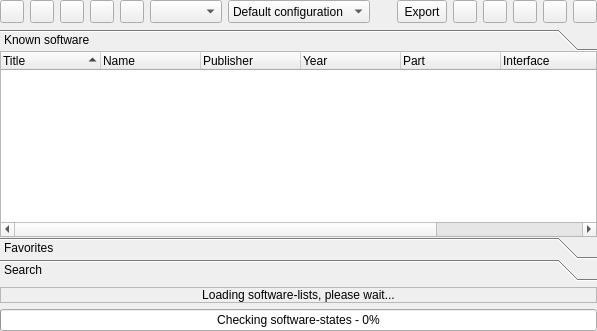
<?xml version="1.0" encoding="UTF-8"?>
<ui version="4.0">
 <author>R. Reucher</author>
 <class>SoftwareList</class>
 <widget class="QWidget" name="SoftwareList">
  <property name="geometry">
   <rect>
    <x>0</x>
    <y>0</y>
    <width>597</width>
    <height>331</height>
   </rect>
  </property>
  <property name="mouseTracking">
   <bool>true</bool>
  </property>
  <property name="windowTitle">
   <string>Software list</string>
  </property>
  <layout class="QVBoxLayout" name="verticalLayout">
   <property name="margin">
    <number>0</number>
   </property>
   <item>
    <layout class="QHBoxLayout" name="horizontalLayout">
     <item>
      <widget class="QToolButton" name="toolButtonReload">
       <property name="sizePolicy">
        <sizepolicy hsizetype="Fixed" vsizetype="Minimum">
         <horstretch>0</horstretch>
         <verstretch>0</verstretch>
        </sizepolicy>
       </property>
       <property name="toolTip">
        <string>Reload all information</string>
       </property>
       <property name="statusTip">
        <string>Reload all information</string>
       </property>
       <property name="icon">
        <iconset resource="qmc2.qrc">
         <normaloff>:/data/img/reload.png</normaloff>:/data/img/reload.png</iconset>
       </property>
      </widget>
     </item>
     <item>
      <widget class="QToolButton" name="toolButtonCompatFilterToggle">
       <property name="sizePolicy">
        <sizepolicy hsizetype="Fixed" vsizetype="Minimum">
         <horstretch>0</horstretch>
         <verstretch>0</verstretch>
        </sizepolicy>
       </property>
       <property name="toolTip">
        <string>Toggle filtering of compatible software titles</string>
       </property>
       <property name="statusTip">
        <string>Toggle filtering of compatible software titles</string>
       </property>
       <property name="icon">
        <iconset resource="qmc2.qrc">
         <normaloff>:/data/img/filter.png</normaloff>:/data/img/filter.png</iconset>
       </property>
       <property name="checkable">
        <bool>true</bool>
       </property>
      </widget>
     </item>
     <item>
      <widget class="QToolButton" name="toolButtonToggleSoftwareInfo">
       <property name="sizePolicy">
        <sizepolicy hsizetype="Fixed" vsizetype="Minimum">
         <horstretch>0</horstretch>
         <verstretch>0</verstretch>
        </sizepolicy>
       </property>
       <property name="toolTip">
        <string>Toggle detailed software information</string>
       </property>
       <property name="statusTip">
        <string>Toggle detailed software information</string>
       </property>
       <property name="icon">
        <iconset resource="qmc2.qrc">
         <normaloff>:/data/img/detail.png</normaloff>:/data/img/detail.png</iconset>
       </property>
       <property name="checkable">
        <bool>true</bool>
       </property>
      </widget>
     </item>
     <item>
      <widget class="QToolButton" name="toolButtonToggleSnapnameAdjustment">
       <property name="sizePolicy">
        <sizepolicy hsizetype="Fixed" vsizetype="Minimum">
         <horstretch>0</horstretch>
         <verstretch>0</verstretch>
        </sizepolicy>
       </property>
       <property name="toolTip">
        <string>Toggle automatic adjustment of the snapname parameter (hold down for menu)</string>
       </property>
       <property name="statusTip">
        <string>Toggle automatic adjustment of the snapname parameter (hold down for menu)</string>
       </property>
       <property name="icon">
        <iconset resource="qmc2.qrc">
         <normaloff>:/data/img/camera.png</normaloff>:/data/img/camera.png</iconset>
       </property>
       <property name="checkable">
        <bool>true</bool>
       </property>
      </widget>
     </item>
     <item>
      <widget class="QToolButton" name="toolButtonSoftwareStates">
       <property name="sizePolicy">
        <sizepolicy hsizetype="Fixed" vsizetype="Minimum">
         <horstretch>0</horstretch>
         <verstretch>0</verstretch>
        </sizepolicy>
       </property>
       <property name="toolTip">
        <string>Toggle checking / displaying software-states (hold down for menu)</string>
       </property>
       <property name="icon">
        <iconset resource="qmc2.qrc">
         <normaloff>:/data/img/rom.png</normaloff>:/data/img/rom.png</iconset>
       </property>
       <property name="checkable">
        <bool>true</bool>
       </property>
       <property name="popupMode">
        <enum>QToolButton::DelayedPopup</enum>
       </property>
      </widget>
     </item>
     <item>
      <widget class="QComboBox" name="comboBoxSnapnameDevice">
       <property name="sizePolicy">
        <sizepolicy hsizetype="Preferred" vsizetype="Minimum">
         <horstretch>0</horstretch>
         <verstretch>0</verstretch>
        </sizepolicy>
       </property>
       <property name="toolTip">
        <string>Select the software for which the snapname should be adjusted</string>
       </property>
       <property name="statusTip">
        <string>Select the software for which the snapname should be adjusted</string>
       </property>
      </widget>
     </item>
     <item>
      <widget class="QComboBox" name="comboBoxDeviceConfiguration">
       <property name="sizePolicy">
        <sizepolicy hsizetype="MinimumExpanding" vsizetype="Minimum">
         <horstretch>0</horstretch>
         <verstretch>0</verstretch>
        </sizepolicy>
       </property>
       <property name="toolTip">
        <string>Select a pre-defined device configuration to be added to the software setup</string>
       </property>
       <property name="statusTip">
        <string>Select a pre-defined device configuration to be added to the software setup</string>
       </property>
       <item>
        <property name="text">
         <string>Default configuration</string>
        </property>
       </item>
      </widget>
     </item>
     <item>
      <spacer name="horizontalSpacer">
       <property name="orientation">
        <enum>Qt::Horizontal</enum>
       </property>
       <property name="sizeHint" stdset="0">
        <size>
         <width>13</width>
         <height>13</height>
        </size>
       </property>
      </spacer>
     </item>
     <item>
      <widget class="QToolButton" name="toolButtonExport">
       <property name="sizePolicy">
        <sizepolicy hsizetype="Fixed" vsizetype="Minimum">
         <horstretch>0</horstretch>
         <verstretch>0</verstretch>
        </sizepolicy>
       </property>
       <property name="toolTip">
        <string>Export the current software-list to an ASCII or CSV formatted file (or the clipboard)</string>
       </property>
       <property name="text">
        <string>Export</string>
       </property>
       <property name="icon">
        <iconset resource="qmc2.qrc">
         <normaloff>:/data/img/filesaveas.png</normaloff>:/data/img/filesaveas.png</iconset>
       </property>
       <property name="toolButtonStyle">
        <enum>Qt::ToolButtonTextBesideIcon</enum>
       </property>
      </widget>
     </item>
     <item>
      <widget class="QToolButton" name="toolButtonFavoritesOptions">
       <property name="sizePolicy">
        <sizepolicy hsizetype="Fixed" vsizetype="Minimum">
         <horstretch>0</horstretch>
         <verstretch>0</verstretch>
        </sizepolicy>
       </property>
       <property name="toolTip">
        <string>Open options menu for the favorites list</string>
       </property>
       <property name="icon">
        <iconset resource="qmc2.qrc">
         <normaloff>:/data/img/favorites_multiple.png</normaloff>:/data/img/favorites_multiple.png</iconset>
       </property>
       <property name="popupMode">
        <enum>QToolButton::InstantPopup</enum>
       </property>
      </widget>
     </item>
     <item>
      <widget class="QToolButton" name="toolButtonAddToFavorites">
       <property name="sizePolicy">
        <sizepolicy hsizetype="Fixed" vsizetype="Minimum">
         <horstretch>0</horstretch>
         <verstretch>0</verstretch>
        </sizepolicy>
       </property>
       <property name="toolTip">
        <string>Add the currently selected software and device setup to the favorites list (or overwrite existing favorite)</string>
       </property>
       <property name="statusTip">
        <string>Add the currently selected software and device setup to the favorites list (or overwrite existing favorite)</string>
       </property>
       <property name="icon">
        <iconset resource="qmc2.qrc">
         <normaloff>:/data/img/add_to_favorites.png</normaloff>:/data/img/add_to_favorites.png</iconset>
       </property>
      </widget>
     </item>
     <item>
      <widget class="QToolButton" name="toolButtonRemoveFromFavorites">
       <property name="sizePolicy">
        <sizepolicy hsizetype="Fixed" vsizetype="Minimum">
         <horstretch>0</horstretch>
         <verstretch>0</verstretch>
        </sizepolicy>
       </property>
       <property name="toolTip">
        <string>Remove the currently selected favorite software configuration</string>
       </property>
       <property name="statusTip">
        <string>Remove the currently selected favorite software configuration</string>
       </property>
       <property name="icon">
        <iconset resource="qmc2.qrc">
         <normaloff>:/data/img/remove_from_favorites.png</normaloff>:/data/img/remove_from_favorites.png</iconset>
       </property>
      </widget>
     </item>
     <item>
      <widget class="QToolButton" name="toolButtonPlay">
       <property name="sizePolicy">
        <sizepolicy hsizetype="Fixed" vsizetype="Minimum">
         <horstretch>0</horstretch>
         <verstretch>0</verstretch>
        </sizepolicy>
       </property>
       <property name="toolTip">
        <string>Play the selected software configuration</string>
       </property>
       <property name="statusTip">
        <string>Play the selected software configuration</string>
       </property>
       <property name="icon">
        <iconset resource="qmc2.qrc">
         <normaloff>:/data/img/launch.png</normaloff>:/data/img/launch.png</iconset>
       </property>
      </widget>
     </item>
     <item>
      <widget class="QToolButton" name="toolButtonPlayEmbedded">
       <property name="sizePolicy">
        <sizepolicy hsizetype="Fixed" vsizetype="Minimum">
         <horstretch>0</horstretch>
         <verstretch>0</verstretch>
        </sizepolicy>
       </property>
       <property name="toolTip">
        <string>Play the selected software configuration (embedded)</string>
       </property>
       <property name="statusTip">
        <string>Play the selected software configuration (embedded)</string>
       </property>
       <property name="icon">
        <iconset resource="qmc2.qrc">
         <normaloff>:/data/img/embed.png</normaloff>:/data/img/embed.png</iconset>
       </property>
      </widget>
     </item>
    </layout>
   </item>
   <item>
    <widget class="QToolBox" name="toolBoxSoftwareList">
     <property name="currentIndex">
      <number>0</number>
     </property>
     <property name="tabSpacing">
      <number>0</number>
     </property>
     <widget class="QWidget" name="pageKnownSoftware">
      <property name="geometry">
       <rect>
        <x>0</x>
        <y>0</y>
        <width>587</width>
        <height>170</height>
       </rect>
      </property>
      <attribute name="icon">
       <iconset resource="qmc2.qrc">
        <normaloff>:/data/img/flat.png</normaloff>:/data/img/flat.png</iconset>
      </attribute>
      <attribute name="label">
       <string>Known software</string>
      </attribute>
      <attribute name="toolTip">
       <string>Complete list of known software for the current system</string>
      </attribute>
      <layout class="QGridLayout" name="gridLayoutKnownSoftware">
       <property name="margin">
        <number>0</number>
       </property>
       <item row="0" column="0">
        <widget class="QTreeWidget" name="treeWidgetKnownSoftware">
         <property name="mouseTracking">
          <bool>true</bool>
         </property>
         <property name="contextMenuPolicy">
          <enum>Qt::CustomContextMenu</enum>
         </property>
         <property name="toolTip">
          <string>List of known software</string>
         </property>
         <property name="statusTip">
          <string>List of known software</string>
         </property>
         <property name="sortingEnabled">
          <bool>true</bool>
         </property>
         <property name="allColumnsShowFocus">
          <bool>true</bool>
         </property>
         <property name="expandsOnDoubleClick">
          <bool>false</bool>
         </property>
         <column>
          <property name="text">
           <string>Title</string>
          </property>
         </column>
         <column>
          <property name="text">
           <string>Name</string>
          </property>
         </column>
         <column>
          <property name="text">
           <string>Publisher</string>
          </property>
         </column>
         <column>
          <property name="text">
           <string>Year</string>
          </property>
         </column>
         <column>
          <property name="text">
           <string>Part</string>
          </property>
         </column>
         <column>
          <property name="text">
           <string>Interface</string>
          </property>
         </column>
         <column>
          <property name="text">
           <string>List</string>
          </property>
         </column>
         <column>
          <property name="text">
           <string>Supported</string>
          </property>
         </column>
        </widget>
       </item>
      </layout>
     </widget>
     <widget class="QWidget" name="pageFavoriteSoftware">
      <property name="geometry">
       <rect>
        <x>0</x>
        <y>0</y>
        <width>83</width>
        <height>64</height>
       </rect>
      </property>
      <attribute name="icon">
       <iconset resource="qmc2.qrc">
        <normaloff>:/data/img/favorites.png</normaloff>:/data/img/favorites.png</iconset>
      </attribute>
      <attribute name="label">
       <string>Favorites</string>
      </attribute>
      <attribute name="toolTip">
       <string>View / manage your favorite software list for the current system</string>
      </attribute>
      <layout class="QGridLayout" name="gridLayoutFavoriteSoftware">
       <property name="margin">
        <number>0</number>
       </property>
       <item row="0" column="0">
        <widget class="QTreeWidget" name="treeWidgetFavoriteSoftware">
         <property name="mouseTracking">
          <bool>true</bool>
         </property>
         <property name="contextMenuPolicy">
          <enum>Qt::CustomContextMenu</enum>
         </property>
         <property name="toolTip">
          <string>Favorite software configurations</string>
         </property>
         <property name="statusTip">
          <string>Favorite software configurations</string>
         </property>
         <property name="sortingEnabled">
          <bool>true</bool>
         </property>
         <property name="allColumnsShowFocus">
          <bool>true</bool>
         </property>
         <property name="expandsOnDoubleClick">
          <bool>false</bool>
         </property>
         <column>
          <property name="text">
           <string>Title</string>
          </property>
         </column>
         <column>
          <property name="text">
           <string>Name</string>
          </property>
         </column>
         <column>
          <property name="text">
           <string>Publisher</string>
          </property>
         </column>
         <column>
          <property name="text">
           <string>Year</string>
          </property>
         </column>
         <column>
          <property name="text">
           <string>Part</string>
          </property>
         </column>
         <column>
          <property name="text">
           <string>Interface</string>
          </property>
         </column>
         <column>
          <property name="text">
           <string>List</string>
          </property>
         </column>
         <column>
          <property name="text">
           <string>Supported</string>
          </property>
         </column>
         <column>
          <property name="text">
           <string>Device configuration</string>
          </property>
         </column>
        </widget>
       </item>
      </layout>
     </widget>
     <widget class="QWidget" name="pageSearchSoftware">
      <property name="geometry">
       <rect>
        <x>0</x>
        <y>0</y>
        <width>83</width>
        <height>90</height>
       </rect>
      </property>
      <attribute name="icon">
       <iconset resource="qmc2.qrc">
        <normaloff>:/data/img/hint.png</normaloff>:/data/img/hint.png</iconset>
      </attribute>
      <attribute name="label">
       <string>Search</string>
      </attribute>
      <attribute name="toolTip">
       <string>Search within the list of known software for the current system</string>
      </attribute>
      <layout class="QGridLayout" name="gridLayoutSearchSoftware">
       <property name="margin">
        <number>0</number>
       </property>
       <item row="0" column="0">
        <widget class="QComboBox" name="comboBoxSearch">
         <property name="sizePolicy">
          <sizepolicy hsizetype="Ignored" vsizetype="Fixed">
           <horstretch>0</horstretch>
           <verstretch>0</verstretch>
          </sizepolicy>
         </property>
         <property name="toolTip">
          <string>Search for known software (not case-sensitive)</string>
         </property>
         <property name="statusTip">
          <string>Search for known software (not case-sensitive)</string>
         </property>
         <property name="editable">
          <bool>true</bool>
         </property>
        </widget>
       </item>
       <item row="1" column="0">
        <widget class="QTreeWidget" name="treeWidgetSearchResults">
         <property name="mouseTracking">
          <bool>true</bool>
         </property>
         <property name="contextMenuPolicy">
          <enum>Qt::CustomContextMenu</enum>
         </property>
         <property name="toolTip">
          <string>Search results</string>
         </property>
         <property name="statusTip">
          <string>Search results</string>
         </property>
         <property name="sortingEnabled">
          <bool>true</bool>
         </property>
         <property name="allColumnsShowFocus">
          <bool>true</bool>
         </property>
         <property name="expandsOnDoubleClick">
          <bool>false</bool>
         </property>
         <column>
          <property name="text">
           <string>Title</string>
          </property>
         </column>
         <column>
          <property name="text">
           <string>Name</string>
          </property>
         </column>
         <column>
          <property name="text">
           <string>Publisher</string>
          </property>
         </column>
         <column>
          <property name="text">
           <string>Year</string>
          </property>
         </column>
         <column>
          <property name="text">
           <string>Part</string>
          </property>
         </column>
         <column>
          <property name="text">
           <string>Interface</string>
          </property>
         </column>
         <column>
          <property name="text">
           <string>List</string>
          </property>
         </column>
         <column>
          <property name="text">
           <string>Supported</string>
          </property>
         </column>
        </widget>
       </item>
      </layout>
     </widget>
    </widget>
   </item>
   <item>
    <widget class="QLabel" name="labelLoadingSoftwareLists">
     <property name="sizePolicy">
      <sizepolicy hsizetype="Preferred" vsizetype="MinimumExpanding">
       <horstretch>0</horstretch>
       <verstretch>0</verstretch>
      </sizepolicy>
     </property>
     <property name="frameShape">
      <enum>QFrame::StyledPanel</enum>
     </property>
     <property name="frameShadow">
      <enum>QFrame::Sunken</enum>
     </property>
     <property name="text">
      <string>Loading software-lists, please wait...</string>
     </property>
     <property name="alignment">
      <set>Qt::AlignCenter</set>
     </property>
    </widget>
   </item>
   <item>
    <widget class="QProgressBar" name="progressBar">
     <property name="value">
      <number>0</number>
     </property>
     <property name="format">
      <string>Checking software-states - %p%</string>
     </property>
    </widget>
   </item>
  </layout>
 </widget>
 <layoutdefault spacing="6" margin="6"/>
 <tabstops>
  <tabstop>toolButtonReload</tabstop>
  <tabstop>toolButtonCompatFilterToggle</tabstop>
  <tabstop>toolButtonToggleSoftwareInfo</tabstop>
  <tabstop>toolButtonToggleSnapnameAdjustment</tabstop>
  <tabstop>toolButtonSoftwareStates</tabstop>
  <tabstop>comboBoxSnapnameDevice</tabstop>
  <tabstop>comboBoxDeviceConfiguration</tabstop>
  <tabstop>toolButtonExport</tabstop>
  <tabstop>toolButtonFavoritesOptions</tabstop>
  <tabstop>toolButtonAddToFavorites</tabstop>
  <tabstop>toolButtonRemoveFromFavorites</tabstop>
  <tabstop>toolButtonPlay</tabstop>
  <tabstop>toolButtonPlayEmbedded</tabstop>
  <tabstop>treeWidgetKnownSoftware</tabstop>
  <tabstop>treeWidgetFavoriteSoftware</tabstop>
  <tabstop>comboBoxSearch</tabstop>
  <tabstop>treeWidgetSearchResults</tabstop>
 </tabstops>
 <resources>
  <include location="qmc2.qrc"/>
 </resources>
 <connections/>
</ui>
